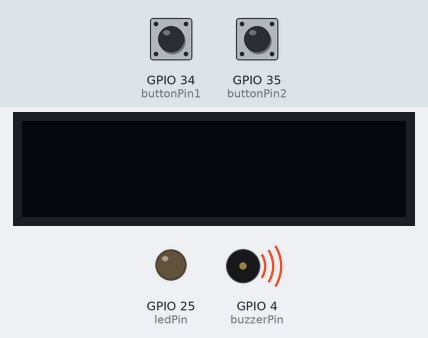
This sketch was run on a simulated ESP32. Shown: 128×32 one-colour display, output pins drawn as LEDs (lit = HIGH), buzzer (waves = sounding). Inputs (shaded band) come from the test bench; at power-on: GPIO 34 (buttonPin1) HIGH, GPIO 35 (buttonPin2) HIGH.

Above: at 1.2 s.
1.3 s: GPIO 34 (buttonPin1) pulled LOW for 1 s
At 3.2 s:
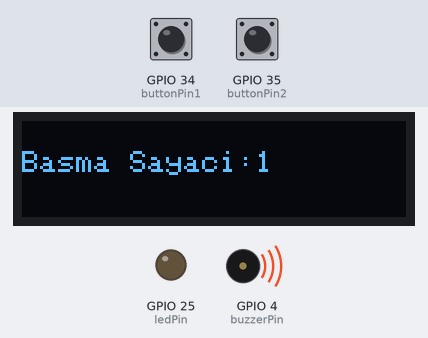
3.8 s: GPIO 35 (buttonPin2) pulled LOW for 1 s
At 5.1 s:
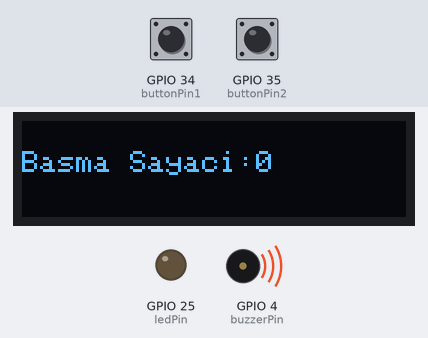
6.3 s: GPIO 34 (buttonPin1) pulled LOW for 3.2 s
At 6.9 s:
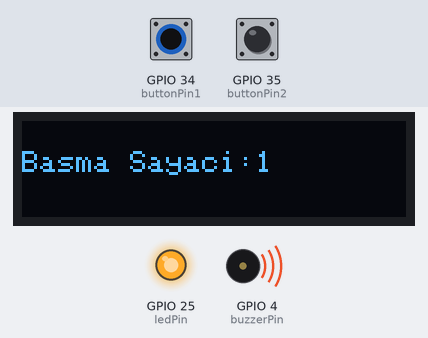
11.0 s: GPIO 35 (buttonPin2) pulled LOW for 3.2 s
At 11.6 s:
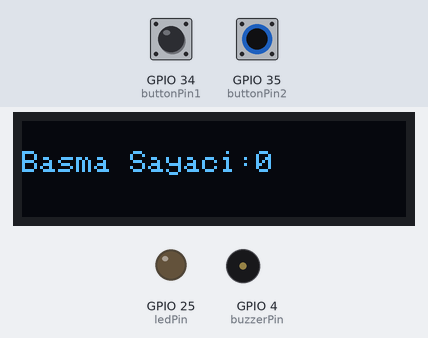
15.7 s: GPIO 34 (buttonPin1) driven LOW and GPIO 35 (buttonPin2) driven LOW
At 17.0 s:
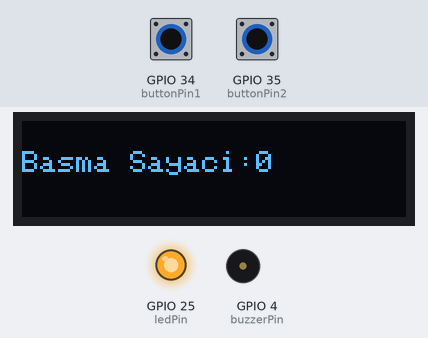
17.6 s: GPIO 35 (buttonPin2) driven HIGH
At 18.4 s:
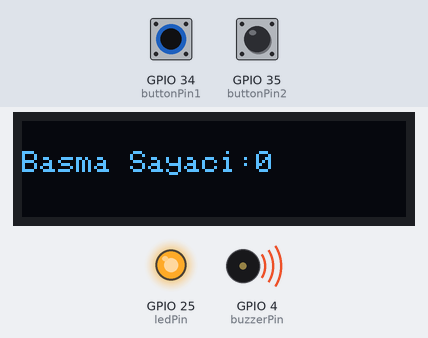
Timing chart, 0 to 20.1 s (numbered marks = the images above; inputs shaded):
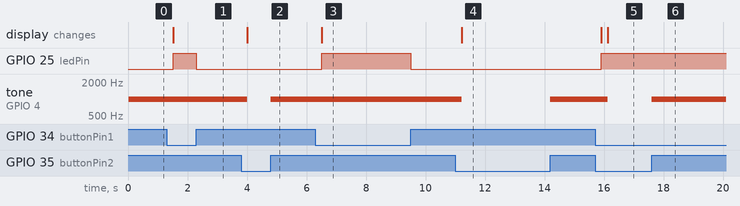

Measured:
- after the input at 1.3 s, GPIO 25 (ledPin): LOW → HIGH after 0.21 s, → LOW 0.79 s later; the display: first differs from a run without the input after 0.21 s (image 1)
- after the input at 3.8 s, tone on GPIO 4 (buzzerPin): 1000 Hz → silent after 0.21 s, → 1000 Hz 0.79 s later; the display: first differs from a run without the input after 0.21 s (image 2)
- after the input at 6.3 s, GPIO 25 (ledPin): LOW → HIGH after 0.21 s, → LOW 3.0 s later; the display: first differs from a run without the input after 0.21 s (image 3)
- after the input at 11.0 s, tone on GPIO 4 (buzzerPin): 1000 Hz → silent after 0.21 s, → 1000 Hz 3.0 s later; the display: first differs from a run without the input after 0.21 s (image 4)
- after the input at 15.7 s, GPIO 25 (ledPin): LOW → HIGH after 0.21 s; tone on GPIO 4 (buzzerPin): 1000 Hz → silent after 0.43 s; the display: first changes after 0.21 s (image 5 shows a later state)
- after the input at 17.6 s, tone on GPIO 4 (buzzerPin): silent → 1000 Hz at once

The sketch:

sayac.ino
```cpp
#include <Wire.h>
#include <Adafruit_GFX.h>
#include <Adafruit_SSD1306.h>

#define SCREEN_WIDTH 128
#define SCREEN_HEIGHT 32

#define OLED_RESET -1

Adafruit_SSD1306 display(SCREEN_WIDTH, SCREEN_HEIGHT, &Wire, OLED_RESET);

const int buttonPin1 = 34;
const int buttonPin2 = 35;
const int ledPin = 25;
const int buzzerPin = 4;

int buttonPressCount = 0;

void setup() {
  Serial.begin(9600);

  if (!display.begin(SSD1306_SWITCHCAPVCC, 0x3C)) {
    Serial.println(F("SSD1306 allocation failed"));
    for (;;) ;
  }

  display.clearDisplay();
  display.setTextSize(1);
  display.setTextColor(WHITE);
  display.setCursor(0, 0);
  display.println("Basma Sayaci");

  pinMode(buttonPin1, INPUT_PULLUP);
  pinMode(buttonPin2, INPUT_PULLUP);
  pinMode(ledPin, OUTPUT);
  pinMode(buzzerPin, OUTPUT);
}

void loop() {
  static bool buttonWasPressed1 = false;
  static bool buttonWasPressed2 = false;

  int reading1 = digitalRead(buttonPin1);
  int reading2 = digitalRead(buttonPin2);

  // Button 1 basma algılama
  if (reading1 == LOW && !buttonWasPressed1) {
    buttonWasPressed1 = true;
    delay(200);
    buttonPressCount++;

    display.clearDisplay();
    display.setCursor(0, 10);
    display.print("Basma Sayaci:");
    display.print(buttonPressCount);
    display.display();

    digitalWrite(ledPin, HIGH);

  } else if (reading1 == HIGH) {
    buttonWasPressed1 = false;
    digitalWrite(ledPin, LOW);
  }

  // Button 2 basma algılama
  if (reading2 == LOW && !buttonWasPressed2) {
    buttonWasPressed2 = true;
    delay(200);
    buttonPressCount = 0;

    display.clearDisplay();
    display.setCursor(0, 10);
    display.print("Basma Sayaci:");
    display.print(buttonPressCount);
    display.display();


    noTone(buzzerPin); // Buzzer off
  } else if (reading2 == HIGH) {
    buttonWasPressed2 = false;
     tone(buzzerPin, 1000);
  }
}
```
